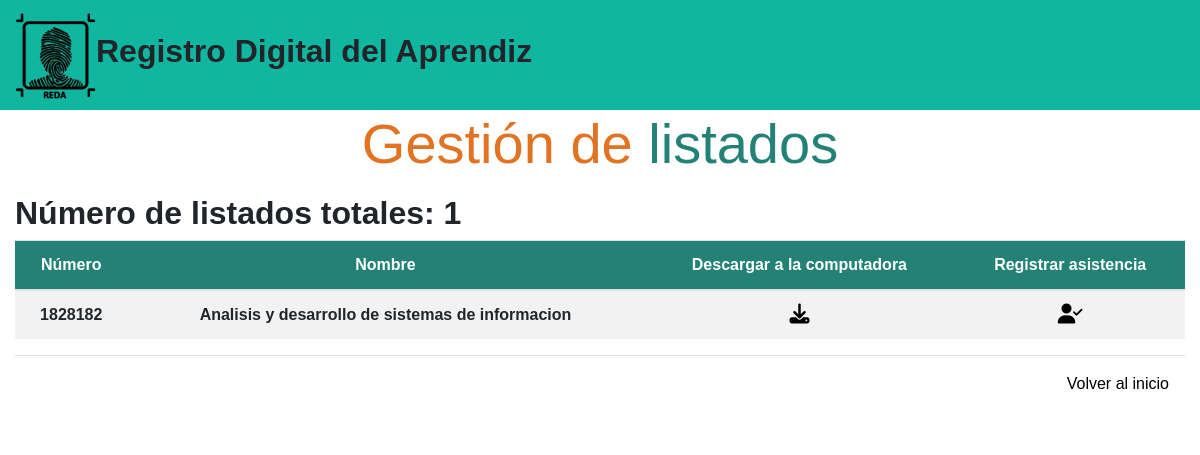
Before: /manage_list.php (signed in) with the older database file.
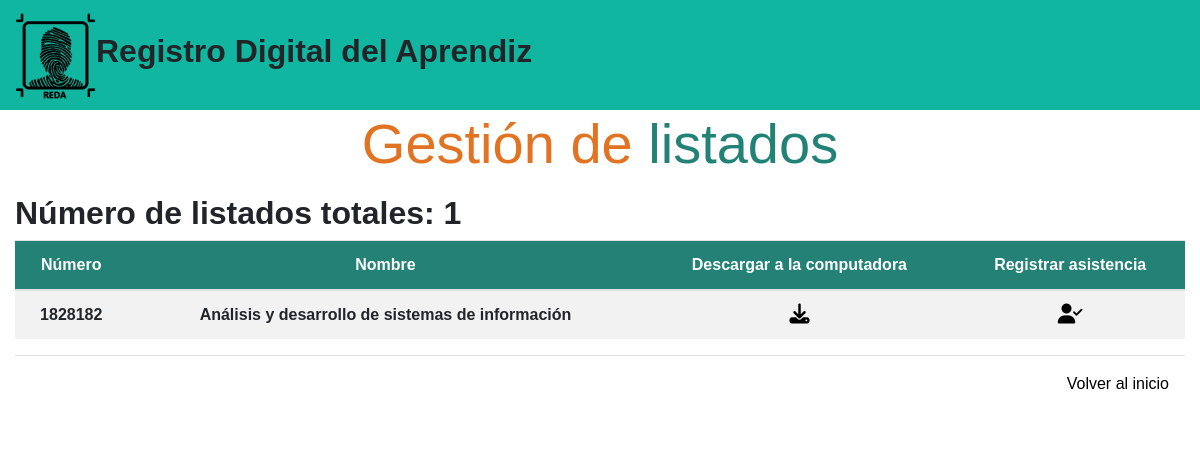
After: the same page with the newer database file.
### tables this page shows
CREATE TABLE `tbl_ficha` (
  `numero_ficha` varchar(20) NOT NULL,
  `nombre_ficha` varchar(100) NOT NULL,
  `fecha_inicio` date NOT NULL,
  `fecha_fin` date NOT NULL,
  `documento_instructor` varchar(15) DEFAULT NULL
);

### manage_list.php (the view, shortened to what this page needs)
<?php
if (isset($_SESSION['instructor']) || isset($_SESSION['personal']) || isset($_SESSION['administrador'])) {
    ?>
<!DOCTYPE html>
<head lang="es">
    <link rel="stylesheet" href="css/bootstrap.min.css"
>
    <link rel="stylesheet" href="https://cdnjs.cloudflare.com/ajax/libs/font-awesome/4.7.0/css/font-awesome.min.css">
    <link rel="stylesheet" href="css/manage_list.css">
</head>
<body>
<?php
    $con = mysqli_connect("localhost", "root", "", "reda");
    $query = mysqli_query($con, "SELECT * FROM tbl_ficha;");
    $num = mysqli_num_rows($query);
    ?>
    <nav class="navbar navbar-expand-lg navbar-light" id="header">
        <div class="navbar-collapse reda_image">
            <img src="icons/reda2.png" alt="">
            <li class="nav-item py-4">
                <h3 id="title"> Registro Digital del Aprendiz</h3>
            </li>
        </div>
    </nav>
    <p class="display-4 text-center first_line">Gestión de
        <span class="second_line">listados</span></p>
    <div class="container-fluid">
        <h2 class="font-weight-bold">Número de listados totales: <?php echo $num; ?> </h2>
        <div class="table-responsive-xl">
            <table class="table text-center table-hover">
                <thead>
                    <tr>
                        <th scope="col">Número</th>
                        <th scope="col">Nombre</th>
                        <th scope="col">Descargar a la computadora</th>
                        <th scope="col">Registrar asistencia</th>
                    </tr>
                </thead>
                <?php
$i = 0;
    $query = mysqli_query($con, "SELECT * FROM tbl_ficha;");
    while ($i < $num) {
        $row = mysqli_fetch_array($query);
        $list = $row['numero_ficha'];
        $name = $row['nombre_ficha'];
        ?>
                <tbody>
                    <tr>
                        <th scope="row"> <?php echo $list; ?> </th>
                        <th> <?php echo $name; ?>  </th>
                        <td><a href="ver_asistencia.php" class="download"><i class="fas fa-download fa-lg"></i></a></td>
                        <td><a href="#" class="check"><i class='fas fa-user-check fa-lg'></i></a></td>
                    </tr>
                </tbody>
                <?php $i += 1;}?>
            </table>
        </div>
        <div class="modal-footer">
        <?php
if ($_SESSION['rol'] == 'Instructor' || $_SESSION['rol'] == 'Personal administrativo') {
        echo "<p><a href='system.php' id='go_back'>Volver al inicio</a></p>";
    } elseif ($_SESSION['rol'] == 'Administrador') {
        echo "<p><a href='system_admin.php' id='go_back'>Volver al inicio</a></p>";
    }
    ?>
        </div>
</body>
</html>
<?php
} else {
    header("location: index.php?failone=true");
}
?>

Changed rows visible on the page:
changed tbl_ficha id 1828182: nombre_ficha "Analisis y desarrollo de sistemas de informacion" → "Análisis y desarrollo de sistemas de información"
